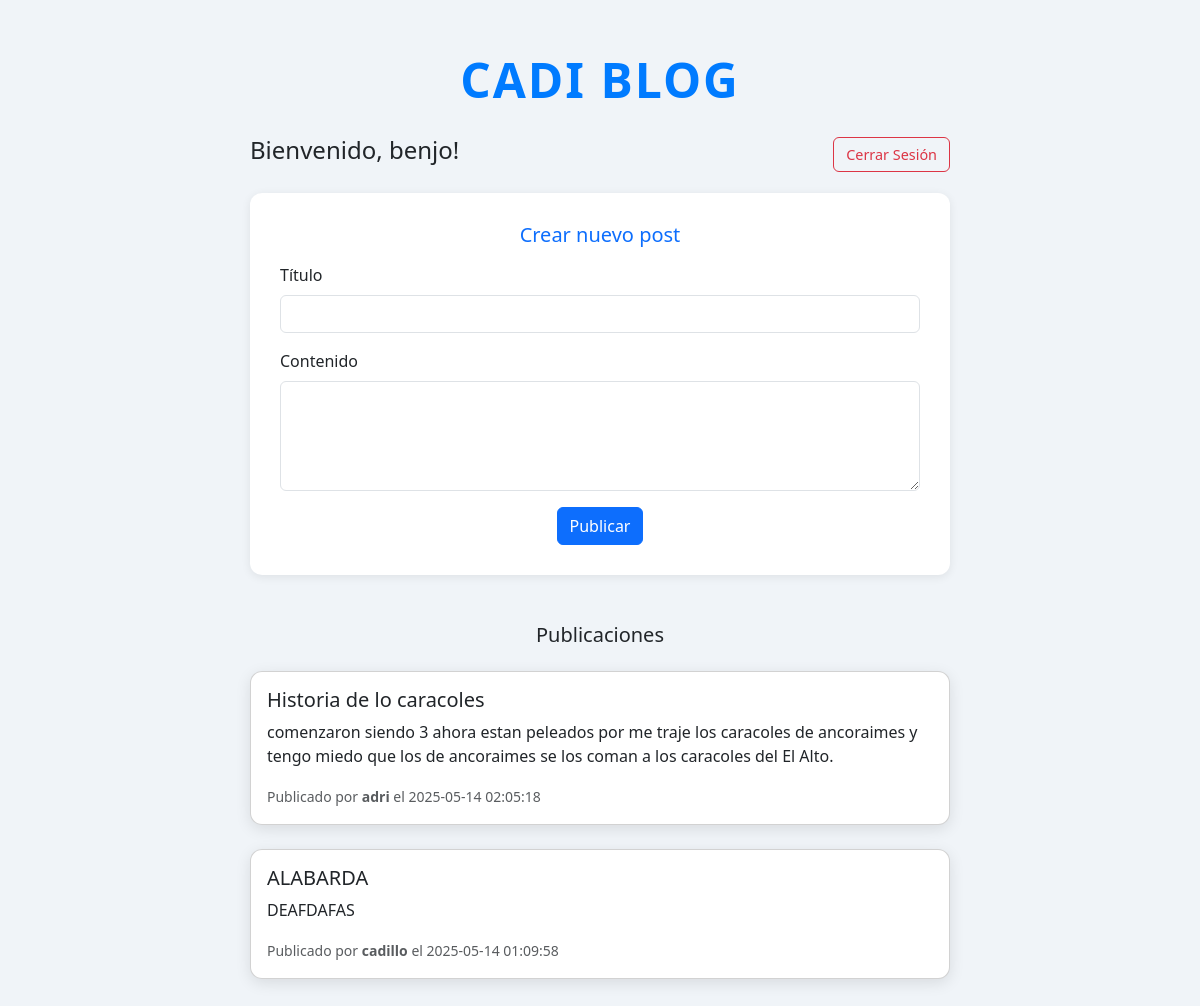
The app's page /dashboard (signed in) with its own data.
### tables this page shows
CREATE TABLE users (
            id INTEGER PRIMARY KEY AUTOINCREMENT,
            username TEXT UNIQUE NOT NULL,
            password_hash TEXT NOT NULL,
            created_at TEXT NOT NULL DEFAULT (datetime('now'))
        );

CREATE TABLE posts (
            id INTEGER PRIMARY KEY AUTOINCREMENT,
            title TEXT NOT NULL,
            content TEXT NOT NULL,
            user_id INTEGER NOT NULL,
            created_at TEXT NOT NULL DEFAULT (datetime('now')),
            FOREIGN KEY (user_id) REFERENCES users (id)
        );

### app.py (the view)
@app.route("/dashboard")
@login_required
def dashboard():
    conn = get_db_connection()
    posts = conn.execute("""
        SELECT posts.*, users.username AS author
        FROM posts
        JOIN users ON posts.user_id = users.id
        ORDER BY posts.created_at DESC
    """).fetchall()
    conn.close()
    return render_template(
        "dashboard.html",
        posts=posts,
        username=current_user.username,
        user_id=current_user.id,
    )

### app.py (called while the page is built)
def get_db_connection():
    conn = sqlite3.connect('blog.db')
    conn.row_factory = sqlite3.Row
    return conn

@login_manager.user_loader
def load_user(user_id):
    return User.get_by_id(user_id)

    @staticmethod
    def get_by_id(user_id):
        conn = get_db_connection()
        user = conn.execute('SELECT * FROM users WHERE id = ?', (user_id,)).fetchone()
        conn.close()
        if user:
            return User(user['id'], user['username'], user['password_hash'])
        return None

### templates/dashboard.html (shortened to what this page needs)
{% extends "base.html" %}
{% block content %}
<div class="container mt-3">
    <div class="blog-title">CADI BLOG</div>
    <div class="header">
        <h4 class="text-dark">Bienvenido, {{ current_user.username }}!</h4>
        <a href="{{ url_for('logout') }}" class="btn btn-outline-danger logout-btn">Cerrar Sesión</a>
    </div>
    <div class="create-form mb-5">
        <h5 class="mb-3 text-center text-primary">Crear nuevo post</h5>
        <form method="post" action="{{ url_for('create') }}">
            <div class="mb-3">
                <label for="title" class="form-label">Título</label>
                <input type="text" name="title" id="title" class="form-control" required>
            </div>
            <div class="mb-3">
                <label for="content" class="form-label">Contenido</label>
                <textarea name="content" id="content" rows="4" class="form-control" required></textarea>
            </div>
            <div class="text-center">
                <button type="submit" class="btn btn-primary">Publicar</button>
            </div>
        </form>
    </div>
    <div class="mb-4 text-center">
        <h5 class="mb-3">Publicaciones</h5>
    </div>
    {% for post in posts %}
        <div class="card post-card mb-4 bg-white">
            <div class="card-body">
                <h5 class="card-title">{{ post.title }}</h5>
                <p class="card-text">{{ post.content }}</p>
                <p class="card-text">
                    <small class="text-muted">
                        Publicado por <strong>{{ post.author }}</strong> el {{ post.created_at }}
                    </small>
                </p>
            </div>
        </div>
    {% else %}
        <p class="text-muted text-center">No hay publicaciones aún.</p>
    {% endfor %}
</div>
{% endblock %}

### templates/base.html (shortened to what this page needs)
<!DOCTYPE html>
<html lang="es">
<head>
    <link href="https://cdn.jsdelivr.net/npm/bootstrap@5.3.6/dist/css/bootstrap.min.css" rel="stylesheet">
  </head>
  <body class="container py-4">
    {% block content %}{% endblock %}
  </body>
</html>

### templates/dashboard.html (style rules this page uses)
body { background: #f0f4f8; }
.blog-title { font-family: 'Segoe UI', Tahoma, Geneva, Verdana, sans-serif; font-size: 3rem; font-weight: bold; color: #007bff; text-align: center; margin-top: 20px; margin-bottom: 10px; letter-spacing: 2px; }
.post-card { max-width: 700px; margin: 0 auto; border-radius: 12px; box-shadow: 0 4px 15px rgba(0, 0, 0, 0.1); transition: transform 0.2s; }
.create-form { max-width: 700px; margin: 0 auto; background: #ffffff; padding: 30px; border-radius: 12px; box-shadow: 0 2px 10px rgba(0,0,0,0.08); }
.header { max-width: 700px; margin: 20px auto; display: flex; justify-content: space-between; align-items: center; }
.logout-btn { font-size: 0.9rem; }

### records on screen
users: username "benjo"
posts: title "Historia de lo caracoles", content "comenzaron siendo 3 ahora estan peleados por me traje los caracoles de ancoraimes y tengo miedo que los de ancoraimes se los coman a los caracoles del El Alto.", author "adri", created_at "2025-05-14 02:05:18"
posts: title "ALABARDA", content "DEAFDAFAS", author "cadillo", created_at "2025-05-14 01:09:58"
